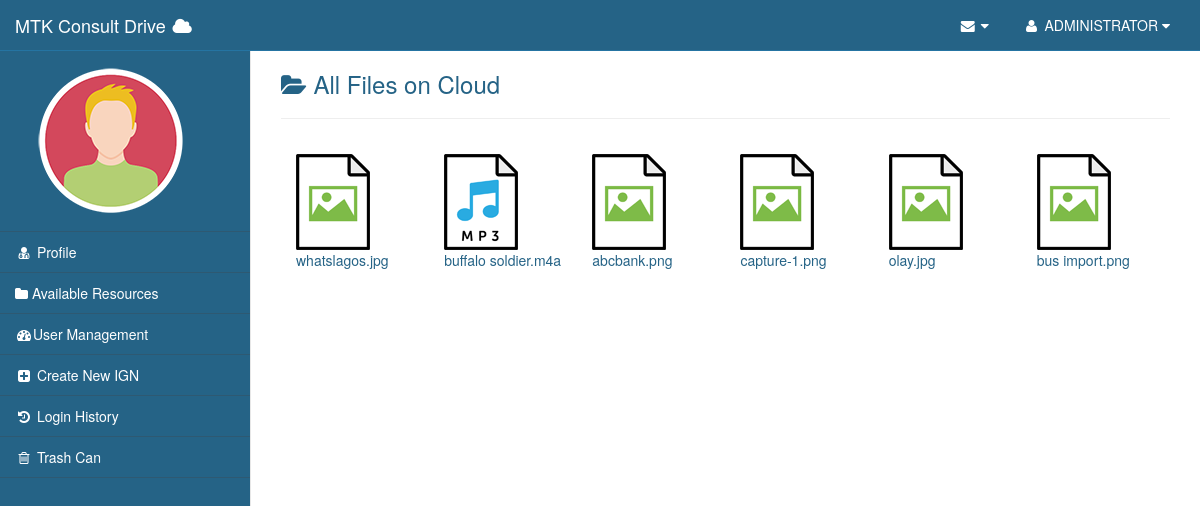
The app's page /home.php?page=all_resource (signed in) with its own data.
### tables this page shows
CREATE TABLE IF NOT EXISTS `files` (
  `file_id` int(11) NOT NULL AUTO_INCREMENT,
  `file_name` varchar(255) NOT NULL,
  `file_pub_key` varchar(255) DEFAULT NULL,
  `file_pri_key` varchar(255) DEFAULT NULL,
  `date_uploaded` timestamp NOT NULL DEFAULT CURRENT_TIMESTAMP,
  `file_size` varchar(255) NOT NULL,
  `file_uploader_id` varchar(255) NOT NULL,
  `folder_id` int(11) DEFAULT NULL,
  `file_type` varchar(255) NOT NULL,
  `presence` int(10) NOT NULL DEFAULT '1',
  PRIMARY KEY (`file_id`)
);

### inc/database.php (called while the page is built, shortened)
<?php
class Database{
	private $connection ;
	public function __construct(){
		try{
		$this->connection = new PDO('mysql:host='.DBHOST.';port='.DBPORT.';dbname='.DBNAME,DBUSER,DBPASS);
		}
		catch(PDOException $e){
			echo "Connection error".$e->getMessage();
		}
	}
	private function query($sql,$array){
            $this->connection->setAttribute(PDO::ATTR_EMULATE_PREPARES,false);
            try{
            $result = $this->connection->prepare($sql);
                if(!$result->execute(array_values($array)))
                {
                }
            }
            catch (Exception $e){
                echo $e->getMessage();
            }
            catch(PDOException $e){
                echo $e->getMessage();
                echo 'fold';
            }
		return $result;
	}
	public function multipleColumn($sql,$array){
           $result = $this->query($sql, $array) ;
           return $result->fetchAll();
	}
}
?>

### pages/all_resource.php (the view, shortened to what this page needs)
<?php
$db = new Database();
$val = $db->multipleColumn("SELECT * FROM `files` WHERE  `presence` = ?", array(1));
function get_thumb($file_type){
    $src = '';
    switch($file_type){
        case 'm4a':
            $src =  "img/file-icons/audio.png";break;
        case 'jpg':
          $src =  "img/file-icons/image.png";break;
        case 'png':
            $src =  "img/file-icons/image.png";break;
    }
    return $src;
}
?>
<div class="row">
<div class="col-lg-12">
        <h3><i class="fa fa-folder-open"> </i> All Files on Cloud</h3>
        <hr class="divider">
    <div class="panel-body">
       <div class="row">
        <?php foreach($val as $key=>$value){?>
        <div class="fileItem col-sm-2 context-menu-one">
            <img src="<?php echo get_thumb($value['file_type'])?>"  alt=""  class="thumb"/>
                    <figcaption class="figure-caption"><?php echo $value['file_name'] ?></figcaption>
                </div>
        <?php } ?>
      </div>
    </div>
</div>
</div>

### home.php (shortened to what this page needs)
<!DOCTYPE html>
<html lang="en">
<?php
if(!isset($_SESSION['ign']) ){
    header('location:index.php');
}
else{
    $uid = $_SESSION['ign'];
    $uname = (isset($_SESSION['name']))?$_SESSION['name']:'';
}
?>
<head>
    <link href="bower_components/bootstrap/dist/css/bootstrap.min.css" rel="stylesheet">
    <link href="bower_components/metisMenu/dist/metisMenu.min.css" rel="stylesheet">
    <link href="css/sb-admin-2.css" rel="stylesheet">
    <link href="css/table.css" rel="stylesheet">
    <link href="css/jquery.contextMenu.css" rel="stylesheet" type="text/css"/>
    <link href="bower_components/font-awesome/css/font-awesome.min.css" rel="stylesheet" type="text/css">
   <link href="css/style.css" rel="stylesheet" type="text/css">
</head>
<body>
    <div id="wrapper">
        <nav class="navbar navbar-default navbar-static-top" role="navigation" style="margin-bottom: 0">
            <?php
            include 'inc/header.php';
            ?>
            <?php
            include 'inc/sidebar.php';
            ?>
        </nav>
        <div id="page-wrapper">
            <div id="content-div">
            <?php
            include ($page_include);
            ?>
            </div>
        </div>
    </div>
</body>
</html>

### inc/header.php (shortened to what this page needs)
<div class="navbar-header">
    <a class="navbar-brand text-white" href="#">MTK Consult Drive <em class="fa fa-cloud fa-fw"></em></a>
            </div>
            <ul class="nav navbar-top-links navbar-right">
                <li class="dropdown">
                    <a class="dropdown-toggle" data-toggle="dropdown" href="#">
                        <i class="fa fa-envelope fa-fw"></i>  <i class="fa fa-caret-down"></i>
                    </a>
                </li>
                <li class="dropdown">
                    <a class="dropdown-toggle" data-toggle="dropdown" href="#">
                        <i class="fa fa-user fa-fw"></i> <?php echo $uname; ?> <i class="fa fa-caret-down"></i>
                    </a>
                </li>
            </ul>

### inc/sidebar.php
<div class="navbar-default sidebar" role="navigation">
                <div class="sidebar-nav navbar-collapse">
                    <ul class="nav" id="side-menu">
                        <li class="sidebar-search">
                            <div class="input-group custom-search-form center">
                                <i class="img-raised center"><img src="img/avatars/male.png" style="margin-left: 20px;"/></i>
                            </div>
                        </li>
                        <?php if($uid != "MTK-001"){ ?>
                        <li>
                            <a href="home.php?page=profile" data-target="profile" rel="tab"><i class="fa fa-user-md fa-fw"></i> Profile</a>
                        </li>
                        <li>
                            <a href="#"><i class="fa fa-folder-open-o fa-fw"></i> Folders<span class="fa arrow"></span></a>
                            <ul class="nav nav-second-level">
                                <li>
                                    <a href="home.php?page=personal" data-target="Personal_files" rel="tab"><i class="fa fa-folder"> </i> Personal</a>
                                </li>
                                <li>
                                    <a href="home.php?page=department" data-target="Department_files" rel="tab"><i class="fa fa-folder"> </i> Department</a>
                                </li>
                            </ul>
                        </li>
                        <li>
                            <a href="home.php?page=trash" data-target="trash" rel="tab"><i class="fa fa-trash-o fa-fw"></i> Trash Can</a>
                        </li>
                        <?php  } else {?>
                        <li>
                            <a href="home.php?page=profile" data-target="profile" rel="tab"><i class="fa fa-user-md fa-fw"></i> Profile</a>
                        </li>
                        <li>
                            <a href="home.php?page=all_resource" data-target="all_resource" rel="tab"><i class="fa fa-folder"></i> Available Resources</a>
                        </li>
                        <li>
                            <a href="home.php?page=users" data-target="users" rel="tab"><i class="fa fa-dashboard fa-fw"></i>User Management</a>
                        </li>
                        <li>
                            <a href="home.php?page=C_user" data-target="C_user" rel="tab"><i class="fa fa-plus-square fa-fw"></i> Create New IGN</a>
                        </li>
                        <li>
                            <a href="home.php?page=history" data-target="history" rel="tab"><i class="fa fa-history fa-fw"></i> Login History</a>
                        </li>
                        <li>
                            <a href="home.php?page=trash" data-target="trash" data-target="trash" rel="tab"><i class="fa fa-trash-o fa-fw"></i> Trash Can</a>
                        </li>
                        <?php }  ?>
                    </ul>
                </div>
            </div>

### css/sb-admin-2.css (style rules this page uses)
body { background-color: #f8f8f8; }
#wrapper { width: 100%; }
#page-wrapper { padding: 0 15px; min-height: 568px; background-color: #fff; }
@media (min-width:768px) { #page-wrapper { position: inherit; margin: 0 0 0 250px; padding: 0 30px; border-left: 1px solid #e7e7e7; } }
.navbar-top-links { margin-right: 0; }
.navbar-top-links li { display: inline-block; }
.navbar-top-links li:last-child { margin-right: 15px; }
.navbar-top-links li a { padding: 15px; min-height: 50px; }
.sidebar .sidebar-nav.navbar-collapse { padding-right: 0; padding-left: 0; }
.sidebar .sidebar-search { padding: 15px; }
.sidebar ul li { border-bottom: 1px solid #e7e7e7; }
.sidebar ul li a.active { background-color: #eee; }
@media (min-width:768px) { .sidebar { z-index: 1; position: absolute; width: 250px; margin-top: 51px; } }

### css/style.css (style rules this page uses)
body { background-color:#256386; color: #256386; }
.sidebar { background-color:#256386; color:#ffffff; }
#side-menu li a { color:#ffffff; }
#side-menu > li { border-bottom:rgba(68,68,68,0.3) 1px solid; }
.sidebar ul li a.active { background-color:rgba(34,34,34,1); }
#side-menu > li.active>a, #side-menu > li>a { background-color: #256386; }
.navbar { background-color: #256386; border-color:rgba(38, 121, 169, 0.8); }
#wrapper > nav > div.navbar-header > a { color: #fff; }
#wrapper > nav > ul>li>a { background-color: #256386; }
#wrapper > nav > ul > li > a { color: #ffffff; }
div .fileItem { height: 130px; }

### records on screen
files: file_name "whatslagos.jpg"
files: shows a picture, file_name "buffalo soldier.m4a"
files: file_name "abcbank.png"
files: file_name "capture-1.png"
files: file_name "olay.jpg"
files: file_name "bus import.png"

### other values on screen
$uname "ADMINISTRATOR"
